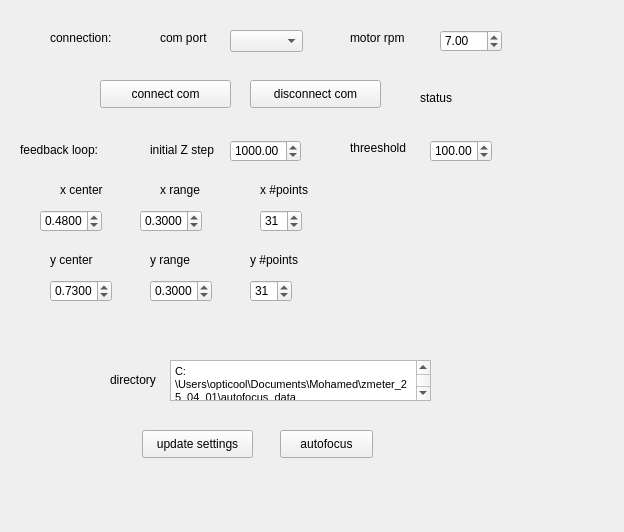
<?xml version="1.0" encoding="UTF-8"?>
<ui version="4.0">
 <class>QWidget</class>
 <widget class="QWidget" name="QWidget">
  <property name="geometry">
   <rect>
    <x>0</x>
    <y>0</y>
    <width>624</width>
    <height>532</height>
   </rect>
  </property>
  <property name="windowTitle">
   <string>Form</string>
  </property>
  <widget class="QLabel" name="label">
   <property name="geometry">
    <rect>
     <x>160</x>
     <y>30</y>
     <width>55</width>
     <height>16</height>
    </rect>
   </property>
   <property name="text">
    <string>com port</string>
   </property>
  </widget>
  <widget class="QLabel" name="label_2">
   <property name="geometry">
    <rect>
     <x>350</x>
     <y>30</y>
     <width>71</width>
     <height>16</height>
    </rect>
   </property>
   <property name="text">
    <string>motor rpm</string>
   </property>
  </widget>
  <widget class="QLabel" name="label_3">
   <property name="geometry">
    <rect>
     <x>150</x>
     <y>140</y>
     <width>91</width>
     <height>20</height>
    </rect>
   </property>
   <property name="text">
    <string>initial Z step</string>
   </property>
  </widget>
  <widget class="QLabel" name="label_4">
   <property name="geometry">
    <rect>
     <x>350</x>
     <y>140</y>
     <width>71</width>
     <height>16</height>
    </rect>
   </property>
   <property name="text">
    <string>threeshold</string>
   </property>
  </widget>
  <widget class="QComboBox" name="comboComPort">
   <property name="geometry">
    <rect>
     <x>230</x>
     <y>30</y>
     <width>73</width>
     <height>22</height>
    </rect>
   </property>
  </widget>
  <widget class="QDoubleSpinBox" name="spinMotorRPM">
   <property name="geometry">
    <rect>
     <x>440</x>
     <y>30</y>
     <width>62</width>
     <height>22</height>
    </rect>
   </property>
   <property name="value">
    <double>7.000000000000000</double>
   </property>
  </widget>
  <widget class="QDoubleSpinBox" name="spinInitialStep">
   <property name="geometry">
    <rect>
     <x>230</x>
     <y>140</y>
     <width>71</width>
     <height>22</height>
    </rect>
   </property>
   <property name="minimum">
    <double>-10000.000000000000000</double>
   </property>
   <property name="maximum">
    <double>10000.000000000000000</double>
   </property>
   <property name="value">
    <double>1000.000000000000000</double>
   </property>
  </widget>
  <widget class="QDoubleSpinBox" name="spinThreshold">
   <property name="geometry">
    <rect>
     <x>430</x>
     <y>140</y>
     <width>62</width>
     <height>22</height>
    </rect>
   </property>
   <property name="minimum">
    <double>-10000.000000000000000</double>
   </property>
   <property name="maximum">
    <double>10000.000000000000000</double>
   </property>
   <property name="value">
    <double>100.000000000000000</double>
   </property>
  </widget>
  <widget class="QLabel" name="label_5">
   <property name="geometry">
    <rect>
     <x>50</x>
     <y>30</y>
     <width>81</width>
     <height>16</height>
    </rect>
   </property>
   <property name="text">
    <string>connection:</string>
   </property>
  </widget>
  <widget class="QLabel" name="label_6">
   <property name="geometry">
    <rect>
     <x>20</x>
     <y>140</y>
     <width>91</width>
     <height>20</height>
    </rect>
   </property>
   <property name="text">
    <string>feedback loop:</string>
   </property>
  </widget>
  <widget class="QLabel" name="label_7">
   <property name="geometry">
    <rect>
     <x>60</x>
     <y>180</y>
     <width>91</width>
     <height>20</height>
    </rect>
   </property>
   <property name="text">
    <string>x center</string>
   </property>
  </widget>
  <widget class="QLabel" name="label_8">
   <property name="geometry">
    <rect>
     <x>160</x>
     <y>180</y>
     <width>91</width>
     <height>20</height>
    </rect>
   </property>
   <property name="text">
    <string>x range</string>
   </property>
  </widget>
  <widget class="QLabel" name="label_9">
   <property name="geometry">
    <rect>
     <x>260</x>
     <y>180</y>
     <width>91</width>
     <height>20</height>
    </rect>
   </property>
   <property name="text">
    <string>x #points</string>
   </property>
  </widget>
  <widget class="QLabel" name="label_10">
   <property name="geometry">
    <rect>
     <x>50</x>
     <y>250</y>
     <width>91</width>
     <height>20</height>
    </rect>
   </property>
   <property name="text">
    <string>y center</string>
   </property>
  </widget>
  <widget class="QLabel" name="label_11">
   <property name="geometry">
    <rect>
     <x>250</x>
     <y>250</y>
     <width>91</width>
     <height>20</height>
    </rect>
   </property>
   <property name="text">
    <string>y #points</string>
   </property>
  </widget>
  <widget class="QLabel" name="label_12">
   <property name="geometry">
    <rect>
     <x>150</x>
     <y>250</y>
     <width>91</width>
     <height>20</height>
    </rect>
   </property>
   <property name="text">
    <string>y range</string>
   </property>
  </widget>
  <widget class="QDoubleSpinBox" name="spinXCenter">
   <property name="geometry">
    <rect>
     <x>40</x>
     <y>210</y>
     <width>62</width>
     <height>22</height>
    </rect>
   </property>
   <property name="decimals">
    <number>4</number>
   </property>
   <property name="minimum">
    <double>-99.000000000000000</double>
   </property>
   <property name="value">
    <double>0.480000000000000</double>
   </property>
  </widget>
  <widget class="QDoubleSpinBox" name="spinXRange">
   <property name="geometry">
    <rect>
     <x>140</x>
     <y>210</y>
     <width>62</width>
     <height>22</height>
    </rect>
   </property>
   <property name="decimals">
    <number>4</number>
   </property>
   <property name="minimum">
    <double>-99.000000000000000</double>
   </property>
   <property name="value">
    <double>0.300000000000000</double>
   </property>
  </widget>
  <widget class="QSpinBox" name="spinXPts">
   <property name="geometry">
    <rect>
     <x>260</x>
     <y>210</y>
     <width>42</width>
     <height>22</height>
    </rect>
   </property>
   <property name="maximum">
    <number>990</number>
   </property>
   <property name="value">
    <number>31</number>
   </property>
  </widget>
  <widget class="QDoubleSpinBox" name="spinYRange">
   <property name="geometry">
    <rect>
     <x>150</x>
     <y>280</y>
     <width>62</width>
     <height>22</height>
    </rect>
   </property>
   <property name="decimals">
    <number>4</number>
   </property>
   <property name="minimum">
    <double>-99.000000000000000</double>
   </property>
   <property name="value">
    <double>0.300000000000000</double>
   </property>
  </widget>
  <widget class="QSpinBox" name="spinYPts">
   <property name="geometry">
    <rect>
     <x>250</x>
     <y>280</y>
     <width>42</width>
     <height>22</height>
    </rect>
   </property>
   <property name="maximum">
    <number>990</number>
   </property>
   <property name="value">
    <number>31</number>
   </property>
  </widget>
  <widget class="QDoubleSpinBox" name="spinYCenter">
   <property name="geometry">
    <rect>
     <x>50</x>
     <y>280</y>
     <width>62</width>
     <height>22</height>
    </rect>
   </property>
   <property name="decimals">
    <number>4</number>
   </property>
   <property name="minimum">
    <double>-99.000000000000000</double>
   </property>
   <property name="value">
    <double>0.730000000000000</double>
   </property>
  </widget>
  <widget class="QPushButton" name="btnAutofocus">
   <property name="geometry">
    <rect>
     <x>280</x>
     <y>430</y>
     <width>93</width>
     <height>28</height>
    </rect>
   </property>
   <property name="text">
    <string>autofocus</string>
   </property>
  </widget>
  <widget class="QTextEdit" name="txtSaveDir">
   <property name="geometry">
    <rect>
     <x>170</x>
     <y>360</y>
     <width>261</width>
     <height>41</height>
    </rect>
   </property>
   <property name="html">
    <string>&lt;!DOCTYPE HTML PUBLIC &quot;-//W3C//DTD HTML 4.0//EN&quot; &quot;http://www.w3.org/TR/REC-html40/strict.dtd&quot;&gt;
&lt;html&gt;&lt;head&gt;&lt;meta name=&quot;qrichtext&quot; content=&quot;1&quot; /&gt;&lt;style type=&quot;text/css&quot;&gt;
p, li { white-space: pre-wrap; }
&lt;/style&gt;&lt;/head&gt;&lt;body style=&quot; font-family:'MS Shell Dlg 2'; font-size:7.8pt; font-weight:400; font-style:normal;&quot;&gt;
&lt;p style=&quot; margin-top:0px; margin-bottom:0px; margin-left:0px; margin-right:0px; -qt-block-indent:0; text-indent:0px;&quot;&gt;&lt;span style=&quot; font-size:8pt;&quot;&gt;C:\Users\opticool\Documents\Mohamed\zmeter_25_04_01\autofocus_data&lt;/span&gt;&lt;/p&gt;&lt;/body&gt;&lt;/html&gt;</string>
   </property>
  </widget>
  <widget class="QLabel" name="label_24">
   <property name="geometry">
    <rect>
     <x>110</x>
     <y>370</y>
     <width>91</width>
     <height>20</height>
    </rect>
   </property>
   <property name="text">
    <string>directory</string>
   </property>
  </widget>
  <widget class="QPushButton" name="connect_com_btn">
   <property name="geometry">
    <rect>
     <x>100</x>
     <y>80</y>
     <width>131</width>
     <height>28</height>
    </rect>
   </property>
   <property name="text">
    <string>connect com</string>
   </property>
  </widget>
  <widget class="QPushButton" name="disconnect_com_btn">
   <property name="geometry">
    <rect>
     <x>250</x>
     <y>80</y>
     <width>131</width>
     <height>28</height>
    </rect>
   </property>
   <property name="text">
    <string>disconnect com</string>
   </property>
  </widget>
  <widget class="QLabel" name="ard_label_status">
   <property name="geometry">
    <rect>
     <x>420</x>
     <y>90</y>
     <width>55</width>
     <height>16</height>
    </rect>
   </property>
   <property name="text">
    <string>status</string>
   </property>
  </widget>
  <widget class="QPushButton" name="update_settings_btn">
   <property name="geometry">
    <rect>
     <x>142</x>
     <y>430</y>
     <width>111</width>
     <height>28</height>
    </rect>
   </property>
   <property name="text">
    <string>update settings</string>
   </property>
  </widget>
 </widget>
 <resources/>
 <connections/>
</ui>
